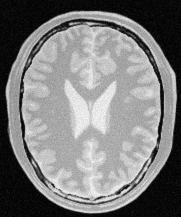
#> input picture HW5/Q1/MRIF.png, 181 x 217 px
$ python Q1.py
#> lines starting #> are read from the running program, lines starting #| are printed output that depends on the picture; after the words box and inside, x2 and y2 are one past the last pixel; in counts of white or black regions, pixels touching at a corner belong together
import cv2
import numpy as np
import matplotlib.pyplot as plt

img1 = cv2.imread('MRIF.png')
#> img1 is the input picture: shape (217, 181, 3); min 0, max 251, mean 123.7
gray1 = cv2.cvtColor(img1,cv2.COLOR_BGR2GRAY)

img2 = cv2.imread('MRIS.png')
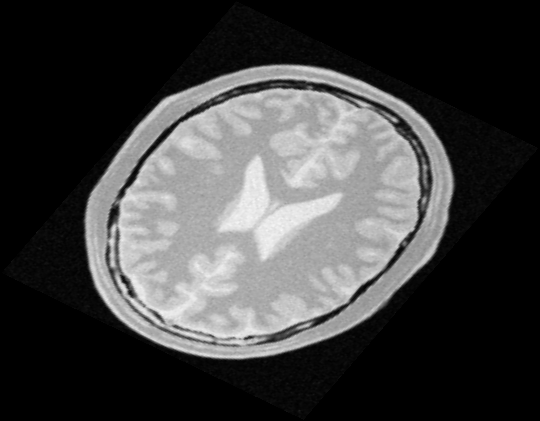
#> input picture HW5/Q1/MRIS.png, 540 x 421 px
#> img2 is the input picture: shape (421, 540, 3); min 0, max 248, mean 64.1
gray2 = cv2.cvtColor(img2,cv2.COLOR_BGR2GRAY)


plt.figure()
plt.subplot(121)
plt.imshow(img1)
plt.title('MRI1')
plt.axis(False)
plt.subplot(122)
plt.imshow(img2)
plt.title('MRI2')
plt.axis(False)
plt.show()
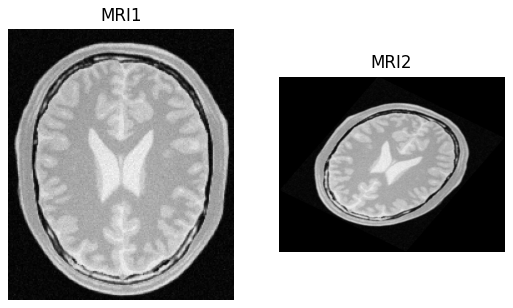
#> figure drawn by matplotlib, 2 panels

img_canny1 = cv2.Canny(gray1,100,100)
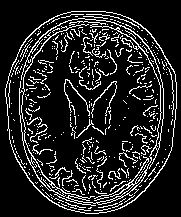
#> img_canny1: shape (217, 181); 13.8% white in thin lines or dots, all inside (x1, y1, x2, y2) = (5, 11, 177, 214)
img_canny2 = cv2.Canny(gray2,100,100)
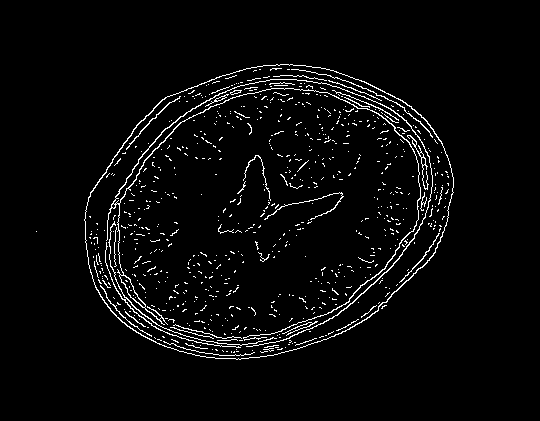
#> img_canny2: shape (421, 540); 3.5% white in thin lines or dots, all inside (x1, y1, x2, y2) = (36, 64, 454, 360)

plt.figure()
plt.subplot(121)
plt.imshow(img_canny1 , cmap = 'gray')
plt.title('MRI1')
plt.axis(False)
plt.subplot(122)
plt.imshow(img_canny2 , cmap = 'gray')
plt.title('MRI2')
plt.axis(False)
plt.show()


points1 = np.float32([[65,79],[116,81],[104,135]])
points2 = np.float32([[341,192],[255,155],[218,231]])
matrix = cv2.getAffineTransform(points1,points2)

c_pts1 = np.float32([[65,79 , 1],[116,81,1],[104,135,1]])
c_pts1 = np.linalg.inv(c_pts1)

cte = np.zeros((2,3),dtype = np.float32)

for i in range(0,3):
    S1 = np.sum( c_pts1[i,:]*points2[:,0])
    S2 = np.sum( c_pts1[i,:]*points2[:,1])
    cte[0][i] = S1
    cte[1][i] = S2

test1 = cv2.warpAffine(gray1, matrix, (gray2.shape[1], gray2.shape[0]))
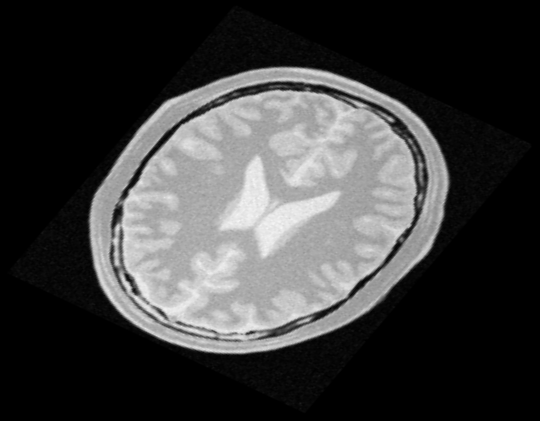
#> test1: shape (421, 540); min 0, max 247, mean 60.8
test2 = cv2.warpAffine(gray1, cte, (gray2.shape[1], gray2.shape[0]))


plt.figure()
plt.subplot(221)
plt.imshow(gray1 , cmap = 'gray')
plt.title('Original Image')
plt.axis(False)
plt.subplot(223)
plt.imshow(test1 , cmap = 'gray')
plt.title('Using Get Affine')
plt.axis(False)
plt.subplot(222)
plt.imshow(img2)
plt.title('MRI2')
plt.axis(False)
plt.subplot(224)
plt.imshow(test2 , cmap = 'gray')
plt.title('with Calculating the Matrix')
plt.axis(False)
plt.show()
